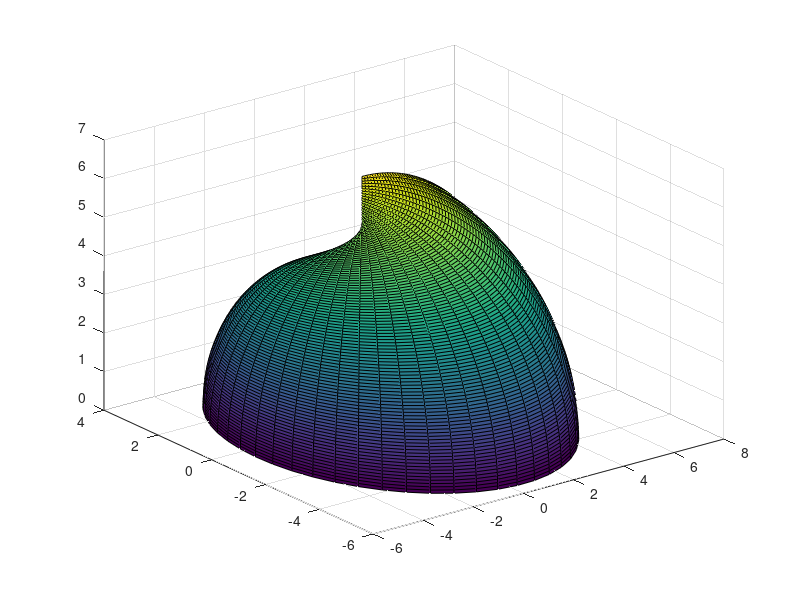

Here is the MATLAB script that generated this plot:
% Plotting in spherical coordinates
% [theta,phi,rho] = cart2sph(x,y,z)
 theta = linspace (0,4*pi);
 phi = linspace (0,pi/2);
 [theta,phi] = meshgrid (theta,phi);
 rho = theta/2;
  [x,y,z] = sph2cart (theta,phi,rho);
  surf(x,y,z);
  
  


 
 